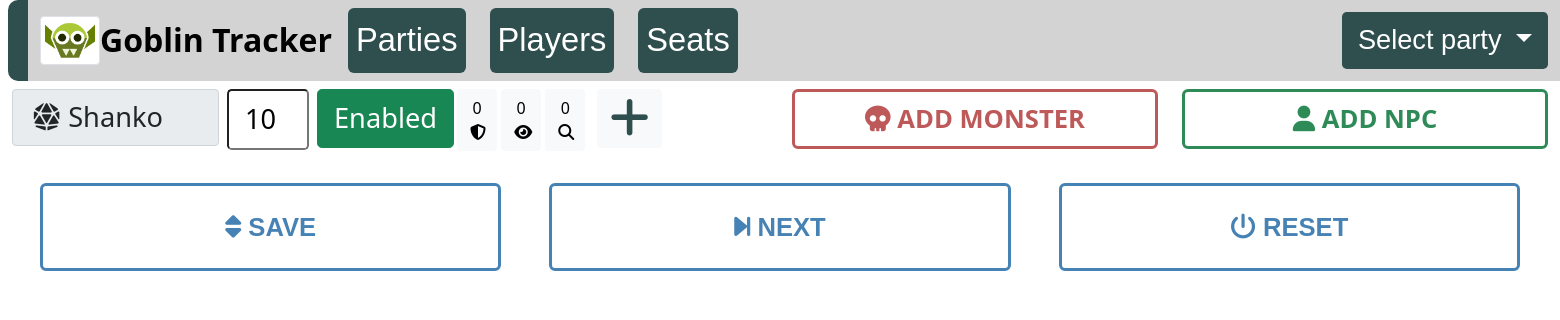
Page /dashboard on the earlier database version.
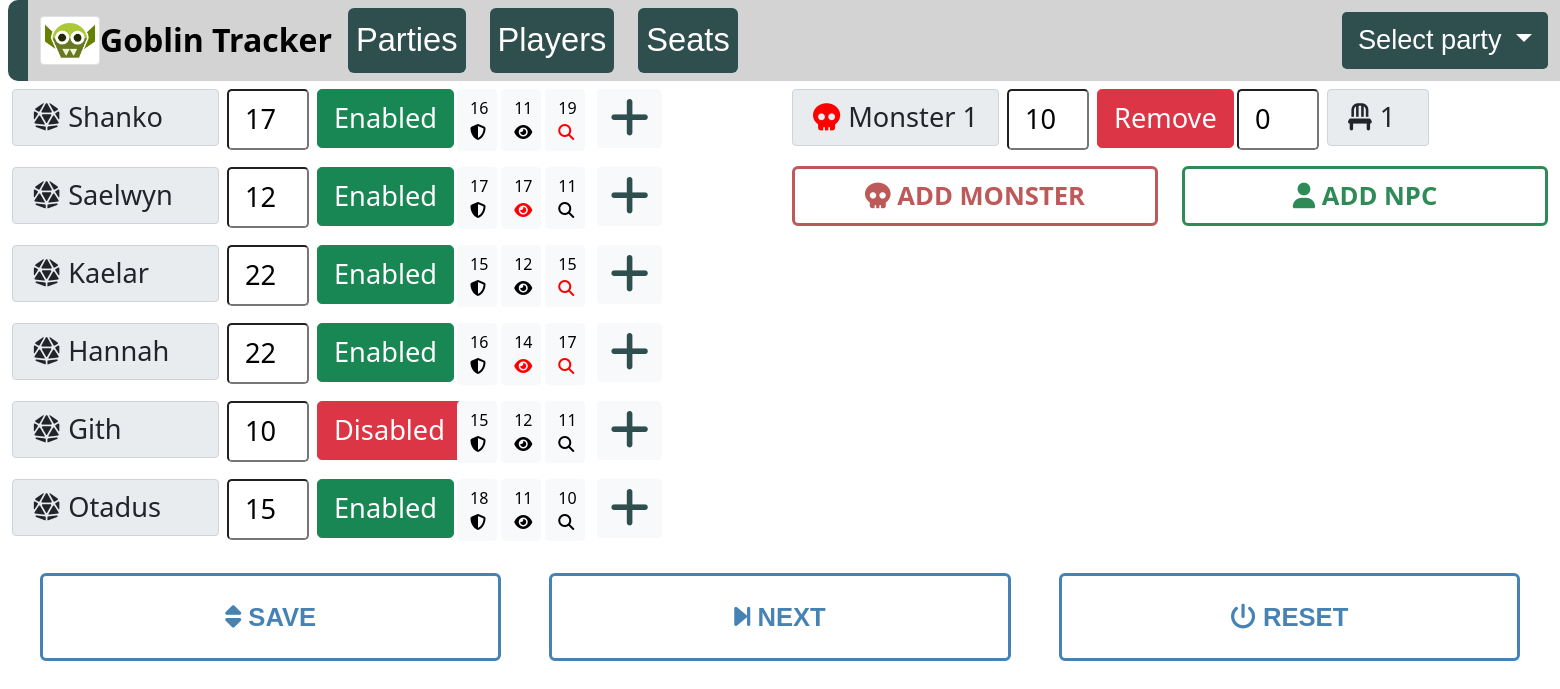
Same page on the later database version.
### characters.py (models this page shows, shortened)
class Character(db.Model):
    id = db.Column(db.Integer, primary_key=True)
    name = db.Column(db.String(20), unique=True, nullable=False)
    initiative = db.Column(db.Integer, unique=False, nullable=False)
    enabled = db.Column(db.Boolean, unique=False, nullable=False)
    is_current = db.Column(db.Boolean, unique=False, nullable=False)
    is_next = db.Column(db.Boolean, unique=False, nullable=False)
    dexterity = db.Column(db.Integer, unique=False, nullable=False)
    ac = db.Column(db.Integer, unique=False, nullable=False)
    pass_inv = db.Column(db.Integer, unique=False, nullable=False)
    pass_per = db.Column(db.Integer, unique=False, nullable=False)
    is_player = db.Column(db.Boolean, unique=False, nullable=False)
    is_monster = db.Column(db.Boolean, unique=False, nullable=False)
    seat = db.Column(db.Integer, unique=False, nullable=False)
    party = db.Column(db.Integer, unique=False, nullable=False)

### index_blueprint.py (the view)
@index_blueprint.route("/dashboard", methods=['GET', 'POST'])
def dashboard():
    global sequence_started
    party = Party.query.filter_by(active=True).first()
    if not party:
        activeParty = 0
    else:
        activeParty = party.id
    if request.method == 'POST':
        if 'button' in request.form:
            if request.form['button'] == 'save':
                updatePlayers(request.form)
                if checkDex(request.form) is None:
                    pass
            elif request.form['button'] == 'next':
                sequence_started = True
                rotatePlayers(activeParty)
            elif request.form['button'] == 'reset':
                sequence_started = False
                resetCharacters(activeParty)
            elif request.form['button'] == 'manage':
                return redirect(url_for('index.players'))
            elif request.form['button'] == 'seats':
                return redirect(url_for('index.seats'))
            else:
                pass  # unknown
        if 'changeParty' in request.form:
            Party.toggle_active(request.form['changeParty'])
            party = Party.query.filter_by(active=True).first()
            activeParty = party.id
            resetCharacters(activeParty)
        if 'enable' in request.form:
            Character.toggle_enabled(request.form['enable'])
        elif 'remove' in request.form:
            if Character.deletePlayer(request.form['remove']):
                flash("Player deleted", 'info')
            else:
                flash("Failed to delete player", 'warning')
            return redirect(url_for('index.dashboard'))
        if 'monster' in request.form:
            updatePlayers(request.form)
            return redirect(url_for('index.add_monster'))
        elif 'npc' in request.form:
            updatePlayers(request.form)
            Character.addNpc(activeParty, party.npc_count)
            Party.addNpcCount(activeParty)
        elif 'summon' in request.form:
            Character.createSummon(activeParty, request.form['summon'], party.summon_count)
            Party.addSummonCount(activeParty)
        count = Character.query.filter_by(is_player=False).count()
        add = ''
        if count == 7:
            add = "disabled"
        parties = Party.query.all()
        if not activeParty:
            players = Character.query.all()
        else:
            players = Character.query.filter_by(party=activeParty).all()
        return render_template("dyn.html", content=players, add=add, parties=parties, page="dashboard", dex=checkDex(request.form))
    elif request.method == 'GET':
        add = ''
        count = Character.query.filter_by(is_player=False).count()
        if count == 7:
            add = "disabled"
        parties = Party.query.all()
        if not activeParty:
            players = Character.query.all()
        else:
            print("activeParty is " + str(activeParty))
            players = Character.query.filter_by(party=activeParty).all()
        return render_template("dyn.html", content=players, add=add, page="dashboard", parties=parties)

### templates/dyn.html (shortened to what this page needs)
{% extends "base.html" %} {% block title %}Init Tracker{% endblock %}
{% block content %}
<form action="#" method="post">
  <div class="row mh-80 h-80">
    <div class="col">
      <div class="d-flex flex-column">
        {% for character in content %}{% if character.is_player == True %}
        <div class="row gx-2 mb-3 h-100" style="flex-wrap:nowrap">
        <div class="h-100" style="width:215px;">
          <label
            class="input-group-text text-left"
            style="font-size: 1.7em; text-align: left"
          >
            {% if character.is_player == True %}<i
              class="fas fa-dice-d20 p-2"
            ></i
            >{% endif %}{{ character.name }}</label>
        </div>
        <div class="h-100" style="width:90px;">
          <input
            type="text"
            class="form-control-xlg w-100 {% if character.is_current %}current{% elif character.is_next %}next{% endif %}"
            placeholder="1-10"
            aria-describedby="basic-addon1"
            name="{{ character.name }}"
            value="{{ character.initiative }}"
            onfocus="this.value=''"
          />
        </div>
        <div class="h-100 text-center" style="width:140px;">
          <button
            class="btn btn-xlg btn-{% if character.enabled %}success{% else %}danger{% endif %}"
            type="submit"
            id="button-addon1"
            value="{{ character.name }}"
            name="enable"
            style="min-width: 100px"
          >
            {% if character.enabled %}Enabled{% else %}Disabled{% endif %}
          </button>
        </div>
        <div class="h-100" style="width:140px;">
          <button class="btn d-inline-block btn-light" style="width: 40px">
            {{ character.ac }}
            <i
              class="fas fa-shield-alt"
              style="font-size: 1em; color: black"
            ></i>
          </button>
          <button class="btn d-inline-block btn-light" style="width: 40px">
            {{ character.pass_per }} {% if character.pass_per|int > 12 %}
            <i class="fas fa-eye" style="font-size: 1rem; color: red"></i>
            {% else %}
            <i class="fas fa-eye" style="font-size: 1rem; color: black"></i>
            {% endif %}
          </button>
          <button class="btn d-inline-block btn-light" style="width: 40px">
            {{ character.pass_inv }} {% if character.pass_inv|int > 12 %}
            <i class="fas fa-search" style="font-size: 1em; color: red"></i>
            {% else %}
            <i class="fas fa-search" style="font-size: 1rem; color: black"></i>
            {% endif %}
          </button>
        </div>
        <div class="h-100">
          <button class="btn d-inline-block btn-light" type="submit" name="summon" value="{{ character.name }}">
            <i
              class="fas fa-plus"
              style="font-size: 2.8em; color: darkslategray"
            ></i>
          </button>
        </div>
      </div>
        {% endif %} {% endfor %}
      </div>
    </div>
    <div class="col">
      <div class="d-flex flex-column">
        {% for character in content %} {% if character.is_player == False %}
        <div class="row gx-2 mb-3 h-100" style="flex-wrap:nowrap">
          <div class="h-100" style="width:215px;">
          <label
            class="input-group-text text-left"
            style="font-size: 1.7em; text-align: left"
          >
            {% if character.is_monster == True %}<i class="fas fa-skull p-2" Style="color:red"></i>{% else %}<i class="fas fa-user p-2"></i>{% endif %}{{ character.name }}</label
          >
        </div>
        <div class="h-100" style="width:90px;">
          <input
            type="text"
            class="form-control-xlg w-100 {% if character.is_current %}current{% elif character.is_next %}next{% endif %}"
            placeholder="1-10"
            aria-describedby="basic-addon1"
            name="{{ character.name }}"
            value="{{ character.initiative }}"
            onfocus="this.value=''"
          />
        </div>
        <div class="h-100 text-center" style="width:140px;">
          <button
            class="btn btn-xlg btn-danger"
            type="submit"
            id="button-addon1"
            value="{{ character.name }}"
            name="remove"
          >
            Remove
          </button>
        </div>
        <div class="h-100" style="width:90px;">
          <input
            type="text"
            class="form-control-xlg w-100 {% if dex == character.name %}dex_miss{% endif %}"
            placeholder="DEX"
            aria-describedby="basic-addon1"
            name="DEX{{ character.name }}"
            value="{{ character.dexterity }}"
            onfocus="this.value=''"
          />
        </div>
        <div class="h-100" style="width:110px;">
          <label
            class="input-group-text text-left"
            style="font-size: 1.7em; text-align: left"
          >
            <i class="fas fa-chair p-2"></i>{{ character.seat }}
          </label>
        </div>
      </div>
        {% endif %} {% endfor %}
        <div class="row row-cols-2 gx-4">
            <div class="col">
        <button
          type="submit"
          class="btn btn-monster btn-lg w-100 {{ add }}"
          name="monster"
          value="add_monster"
          {{ add }}
        >
          <i class="fas fa-skull"></i>
          ADD MONSTER
        </button></div>
        <div class="col">
        <button
          type="submit"
          class="btn btn-npc btn-lg w-100 {{ add }}"
          name="npc"
          value="add_npc"
          {{ add }}
        >
          <i class="fas fa-user"></i>
          ADD NPC
        </button></div></div>
      </div>
    </div>
  </div>
  <div class="row row-cols-3 p-3" style="height:120px" >
    <div class="col text-center px-4">
      <button
        type="submit"
        class="btn btn-custom btn-lg w-100 h-100"
        name="button"
        value="save"
      ><i class="fas fa-sort"></i>
      SAVE
      </button>
    </div>
    <div class="col text-center px-4">
      <button
        type="submit"
        class="btn btn-custom btn-lg w-100 h-100"
        name="button"
        value="next"
      ><i class="fas fa-step-forward"></i>
        NEXT
      </button>
    </div>
    <div class="col text-center px-4">
      <button
        type="submit"
        class="btn btn-custom btn-lg w-100 h-100"
        name="button"
        value="reset"
      ><i class="fas fa-power-off"></i>
        RESET
      </button>
    </div>
  </div>
  {% endblock %}

### templates/base.html (shortened to what this page needs)
<!DOCTYPE html>
<html>
  <head>
    <link
      href="https://cdn.jsdelivr.net/npm/bootstrap@5.1.3/dist/css/bootstrap.min.css"
      rel="stylesheet"
    />
    <link rel="stylesheet" type="text/css" href="https://cdn.datatables.net/1.10.25/css/dataTables.bootstrap5.css">
  </head>
  <body>
    <div class="navtop mb-2 ms-2 h-100">
      <div class="navleft"></div>
      <div style="flex-grow:1;">
        <nav class="navbar navbar-expand-lg" style="background-color: lightgray">
          <div class="container-fluid">
            <img src="../static/images/gob_tracker.png" class="img-thumbnail" alt="..." style="width:60px;">
            <a class="navbar-brand" href="{{ url_for('index.dashboard') }}">Goblin Tracker</a>
            <div class="collapse navbar-collapse" id="navbarNav">
              <ul class="navbar-nav">
                <li class="nav-item">
                  {% if page == "parties" %}
                    <a class="nav-link btn-disabled btn-header btn-header-disabled me-4" aria-current="page" href="{{ url_for('index.parties') }}">Parties</a>
                  {% else %}
                    <a class="nav-link btn-header me-4" aria-current="page" href="{{ url_for('index.parties') }}">Parties</a>
                  {% endif %}
                </li>
                <li class="nav-item">
                  {% if page == "players" %}
                    <a class="nav-link btn-disabled btn-header btn-header-disabled me-4" aria-current="page" href="{{ url_for('index.players') }}">Players</a>
                  {% else %}
                    <a class="nav-link btn-header me-4" aria-current="page" href="{{ url_for('index.players') }}">Players</a>
                  {% endif %}
                </li>
                <li class="nav-item">
                  {% if page == "seats" %}
                    <a class="nav-link btn-disabled btn-header btn-header-disabled me-4" aria-current="page" href="{{ url_for('index.seats') }}">Seats</a>
                  {% else %}
                    <a class="nav-link btn-header me-4" aria-current="page" href="{{ url_for('index.seats') }}">Seats</a>
                  {% endif %}
                </li>
              </ul>
            </div>
          <form action="#" method="post">
          <div class="dropdown">
            <button class="btn btn-header dropdown-toggle btn-xlg" type="button" id="dropdownMenuButton1" data-bs-toggle="dropdown" aria-expanded="false">
              Select party
            </button>
          </div>
        </form>
          </div>
        </nav>
      </div>
    </div>
    <div class="container-fluid vh-100">
      {% block content %}{% endblock %}
    </div>
  </body>
</html>

### templates/base.html (style rules this page uses)
.btn-custom { border-radius: 6px; border: solid 3px; border-color: steelblue; color: steelblue; font-size: 1.6em; font-weight: 600; font-family: "Trebuchet MS", "Lucida Sans Unicode", "Lucida Grande", "Lucida Sans", Arial, sans-serif; }
.btn-header { border-radius: 6px; border: 0px; color: white; background-color: darkslategray; font-size: 1.2em; font-weight: 400; font-family: "Trebuchet MS", "Lucida Sans Unicode", "Lucida Grande", "Lucida Sans", Arial, sans-serif; }
.btn-monster { border-radius: 6px; border: solid 3px; border-color: rgb(190, 89, 89); color: rgb(190, 89, 89); font-size: 1.6em; font-weight: 600; }
.btn-npc { border-radius: 6px; border: solid 3px; border-color: seagreen; color: seagreen; font-size: 1.6em; font-weight: 600; }
.btn-xlg { padding: 0.5rem 1rem; font-size: 1.7rem; border-radius: 0.3rem; }
.form-control-xlg { min-height: calc(1.5em + 1rem + 2px); padding: 0.5rem 1rem; font-size: 1.7rem; border-radius: 0.3rem; }
.navbar-brand { font-size: 2em; font-weight: 600; color:black; }
.nav-item { font-size: 1.7em; }
.navtop { position: relative; display: flex; flex-wrap: wrap; align-items: center; justify-content: space-between; padding-top: 0rem; padding-bottom: 0rem; }
.navleft { background-color: darkslategray; width:20px; min-height:81px; border-top-left-radius: 10px; border-bottom-left-radius: 10px; }

Differences in the rows shown:
changed Character "Shanko": initiative "10" → "17"; ac "0" → "16"; pass_per "0" → "11"; pass_inv "0" → "19"
added Character: is_player True (drawn), name "Saelwyn", initiative "12", enabled "Enabled", ac "17", pass_per "17", pass_inv "11"
added Character: is_player True (drawn), name "Kaelar", initiative "22", enabled "Enabled", ac "15", pass_per "12", pass_inv "15"
added Character: is_player True (drawn), name "Hannah", initiative "22", enabled "Enabled", ac "16", pass_per "14", pass_inv "17"
added Character: is_player True (drawn), name "Gith", initiative "10", enabled "Disabled", ac "15", pass_per "12", pass_inv "11"
added Character: is_player True (drawn), name "Otadus", initiative "15", enabled "Enabled", ac "18", pass_per "11", pass_inv "10"
added Character: is_monster True (drawn), name "Monster 1", initiative "10", dexterity "0", seat "1"
